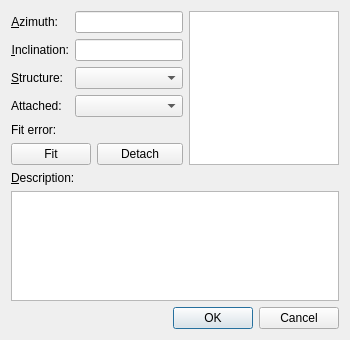
<?xml version="1.0" encoding="UTF-8"?>
<ui version="4.0">
 <class>DialogAddEditData</class>
 <widget class="QDialog" name="DialogAddEditData">
  <property name="windowModality">
   <enum>Qt::ApplicationModal</enum>
  </property>
  <property name="geometry">
   <rect>
    <x>0</x>
    <y>0</y>
    <width>350</width>
    <height>340</height>
   </rect>
  </property>
  <property name="windowTitle">
   <string>Add site</string>
  </property>
  <layout class="QVBoxLayout" name="verticalLayout_3">
   <item>
    <layout class="QHBoxLayout" name="horizontalLayout">
     <item>
      <layout class="QVBoxLayout" name="verticalLayout_2">
       <item>
        <layout class="QFormLayout" name="formLayout">
         <property name="fieldGrowthPolicy">
          <enum>QFormLayout::AllNonFixedFieldsGrow</enum>
         </property>
         <item row="0" column="0">
          <widget class="QLabel" name="label">
           <property name="text">
            <string>&amp;Azimuth:</string>
           </property>
           <property name="alignment">
            <set>Qt::AlignRight|Qt::AlignTrailing|Qt::AlignVCenter</set>
           </property>
           <property name="buddy">
            <cstring>azimuthEdit</cstring>
           </property>
          </widget>
         </item>
         <item row="0" column="1">
          <widget class="QLineEdit" name="azimuthEdit"/>
         </item>
         <item row="1" column="0">
          <widget class="QLabel" name="label_2">
           <property name="text">
            <string>&amp;Inclination:</string>
           </property>
           <property name="alignment">
            <set>Qt::AlignRight|Qt::AlignTrailing|Qt::AlignVCenter</set>
           </property>
           <property name="buddy">
            <cstring>inclinationEdit</cstring>
           </property>
          </widget>
         </item>
         <item row="1" column="1">
          <widget class="QLineEdit" name="inclinationEdit"/>
         </item>
         <item row="2" column="0">
          <widget class="QLabel" name="label_4">
           <property name="text">
            <string>&amp;Structure:</string>
           </property>
           <property name="alignment">
            <set>Qt::AlignRight|Qt::AlignTrailing|Qt::AlignVCenter</set>
           </property>
           <property name="buddy">
            <cstring>structureCombo</cstring>
           </property>
          </widget>
         </item>
         <item row="2" column="1">
          <widget class="QComboBox" name="structureCombo">
           <property name="minimumSize">
            <size>
             <width>100</width>
             <height>0</height>
            </size>
           </property>
          </widget>
         </item>
         <item row="3" column="0">
          <widget class="QLabel" name="attachLabel">
           <property name="text">
            <string>Attached:</string>
           </property>
          </widget>
         </item>
         <item row="3" column="1">
          <widget class="QComboBox" name="attachCombo">
           <property name="sizePolicy">
            <sizepolicy hsizetype="Expanding" vsizetype="Fixed">
             <horstretch>0</horstretch>
             <verstretch>0</verstretch>
            </sizepolicy>
           </property>
           <property name="minimumSize">
            <size>
             <width>100</width>
             <height>0</height>
            </size>
           </property>
           <property name="editable">
            <bool>false</bool>
           </property>
          </widget>
         </item>
        </layout>
       </item>
       <item>
        <widget class="QLabel" name="attachErrorLabel">
         <property name="text">
          <string>Fit error:</string>
         </property>
         <property name="alignment">
          <set>Qt::AlignLeading|Qt::AlignLeft|Qt::AlignTop</set>
         </property>
        </widget>
       </item>
       <item>
        <layout class="QHBoxLayout" name="attachLayout">
         <item>
          <widget class="QPushButton" name="pushFit">
           <property name="sizePolicy">
            <sizepolicy hsizetype="Fixed" vsizetype="Fixed">
             <horstretch>0</horstretch>
             <verstretch>0</verstretch>
            </sizepolicy>
           </property>
           <property name="text">
            <string>Fit</string>
           </property>
          </widget>
         </item>
         <item>
          <widget class="QPushButton" name="pushAttach">
           <property name="sizePolicy">
            <sizepolicy hsizetype="Fixed" vsizetype="Fixed">
             <horstretch>0</horstretch>
             <verstretch>0</verstretch>
            </sizepolicy>
           </property>
           <property name="maximumSize">
            <size>
             <width>100</width>
             <height>16777215</height>
            </size>
           </property>
           <property name="text">
            <string>Detach</string>
           </property>
          </widget>
         </item>
        </layout>
       </item>
      </layout>
     </item>
     <item>
      <widget class="QTableView" name="taggedView">
       <property name="sizePolicy">
        <sizepolicy hsizetype="Preferred" vsizetype="Expanding">
         <horstretch>0</horstretch>
         <verstretch>0</verstretch>
        </sizepolicy>
       </property>
       <property name="maximumSize">
        <size>
         <width>150</width>
         <height>16777215</height>
        </size>
       </property>
       <property name="showGrid">
        <bool>false</bool>
       </property>
       <attribute name="horizontalHeaderVisible">
        <bool>false</bool>
       </attribute>
       <attribute name="horizontalHeaderStretchLastSection">
        <bool>true</bool>
       </attribute>
       <attribute name="verticalHeaderVisible">
        <bool>false</bool>
       </attribute>
       <attribute name="verticalHeaderDefaultSectionSize">
        <number>18</number>
       </attribute>
      </widget>
     </item>
    </layout>
   </item>
   <item>
    <layout class="QVBoxLayout" name="verticalLayout">
     <item>
      <widget class="QLabel" name="label_5">
       <property name="text">
        <string>&amp;Description:</string>
       </property>
       <property name="buddy">
        <cstring>descriptionEdit</cstring>
       </property>
      </widget>
     </item>
     <item>
      <widget class="QPlainTextEdit" name="descriptionEdit"/>
     </item>
    </layout>
   </item>
   <item>
    <widget class="QDialogButtonBox" name="buttonBox">
     <property name="orientation">
      <enum>Qt::Horizontal</enum>
     </property>
     <property name="standardButtons">
      <set>QDialogButtonBox::Cancel|QDialogButtonBox::Ok</set>
     </property>
    </widget>
   </item>
  </layout>
  <zorder>buttonBox</zorder>
  <zorder></zorder>
  <zorder></zorder>
 </widget>
 <tabstops>
  <tabstop>azimuthEdit</tabstop>
  <tabstop>inclinationEdit</tabstop>
  <tabstop>structureCombo</tabstop>
  <tabstop>buttonBox</tabstop>
  <tabstop>descriptionEdit</tabstop>
 </tabstops>
 <resources/>
 <connections>
  <connection>
   <sender>buttonBox</sender>
   <signal>accepted()</signal>
   <receiver>DialogAddEditData</receiver>
   <slot>accept()</slot>
   <hints>
    <hint type="sourcelabel">
     <x>248</x>
     <y>254</y>
    </hint>
    <hint type="destinationlabel">
     <x>157</x>
     <y>274</y>
    </hint>
   </hints>
  </connection>
  <connection>
   <sender>buttonBox</sender>
   <signal>rejected()</signal>
   <receiver>DialogAddEditData</receiver>
   <slot>reject()</slot>
   <hints>
    <hint type="sourcelabel">
     <x>316</x>
     <y>260</y>
    </hint>
    <hint type="destinationlabel">
     <x>286</x>
     <y>274</y>
    </hint>
   </hints>
  </connection>
 </connections>
</ui>
